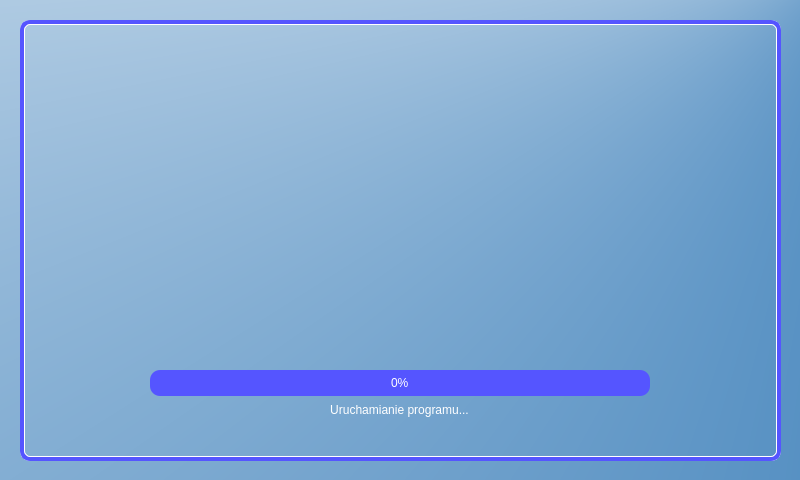
<?xml version="1.0" encoding="UTF-8"?>
<ui version="4.0">
 <class>Dialog</class>
 <widget class="QDialog" name="Dialog">
  <property name="geometry">
   <rect>
    <x>0</x>
    <y>0</y>
    <width>800</width>
    <height>480</height>
   </rect>
  </property>
  <property name="windowTitle">
   <string>Dialog</string>
  </property>
  <property name="styleSheet">
   <string notr="true">background-color: qconicalgradient(cx:1, cy:0, angle:0, stop:0.3125 rgba(255, 255, 255, 255), stop:0.875 rgba(34, 110, 176, 255));</string>
  </property>
  <widget class="QLabel" name="label">
   <property name="geometry">
    <rect>
     <x>-70</x>
     <y>-60</y>
     <width>931</width>
     <height>561</height>
    </rect>
   </property>
   <property name="font">
    <font>
     <pointsize>55</pointsize>
     <weight>75</weight>
     <bold>true</bold>
    </font>
   </property>
   <property name="layoutDirection">
    <enum>Qt::LeftToRight</enum>
   </property>
   <property name="styleSheet">
    <string notr="true"/>
   </property>
   <property name="text">
    <string/>
   </property>
   <property name="pixmap">
    <pixmap>bg.jpg</pixmap>
   </property>
   <property name="alignment">
    <set>Qt::AlignCenter</set>
   </property>
  </widget>
  <widget class="QProgressBar" name="progressBar">
   <property name="geometry">
    <rect>
     <x>150</x>
     <y>370</y>
     <width>500</width>
     <height>26</height>
    </rect>
   </property>
   <property name="styleSheet">
    <string notr="true">QProgressBar {
color: rgb(255, 255, 255);
background-color: rgb(85, 85, 255);
border-radius: 10px;
border-style: none;
text-align: center;
}

QProgressBar::chunk{
border-radius: 10px;
	background-color: qlineargradient(spread:pad, x1:0.516955, y1:0, x2:0.534, y2:1, stop:0.113636 rgba(113, 133, 191, 255), stop:1 rgba(255, 255, 255, 255));

}</string>
   </property>
   <property name="value">
    <number>0</number>
   </property>
  </widget>
  <widget class="QLabel" name="loadingLabel">
   <property name="geometry">
    <rect>
     <x>149</x>
     <y>400</y>
     <width>501</width>
     <height>20</height>
    </rect>
   </property>
   <property name="styleSheet">
    <string notr="true">background-color: transparent;
color: rgb(255, 255, 255);
</string>
   </property>
   <property name="text">
    <string>Uruchamianie programu...</string>
   </property>
   <property name="alignment">
    <set>Qt::AlignCenter</set>
   </property>
  </widget>
  <widget class="QFrame" name="frame">
   <property name="geometry">
    <rect>
     <x>20</x>
     <y>20</y>
     <width>761</width>
     <height>441</height>
    </rect>
   </property>
   <property name="styleSheet">
    <string notr="true">border: 5px solid rgb(255, 255, 255);
background-color: none;
border-radius: 10px;</string>
   </property>
   <property name="frameShape">
    <enum>QFrame::StyledPanel</enum>
   </property>
   <property name="frameShadow">
    <enum>QFrame::Raised</enum>
   </property>
   <widget class="QFrame" name="frame_2">
    <property name="geometry">
     <rect>
      <x>0</x>
      <y>0</y>
      <width>761</width>
      <height>441</height>
     </rect>
    </property>
    <property name="styleSheet">
     <string notr="true">border:4px solid rgb(85, 85, 255);</string>
    </property>
    <property name="frameShape">
     <enum>QFrame::StyledPanel</enum>
    </property>
    <property name="frameShadow">
     <enum>QFrame::Raised</enum>
    </property>
    <widget class="QLabel" name="label_2">
     <property name="geometry">
      <rect>
       <x>100</x>
       <y>80</y>
       <width>600</width>
       <height>221</height>
      </rect>
     </property>
     <property name="styleSheet">
      <string notr="true">border: none;</string>
     </property>
     <property name="text">
      <string/>
     </property>
     <property name="pixmap">
      <pixmap>Clipboard01.png</pixmap>
     </property>
    </widget>
   </widget>
  </widget>
 </widget>
 <resources/>
 <connections/>
</ui>
